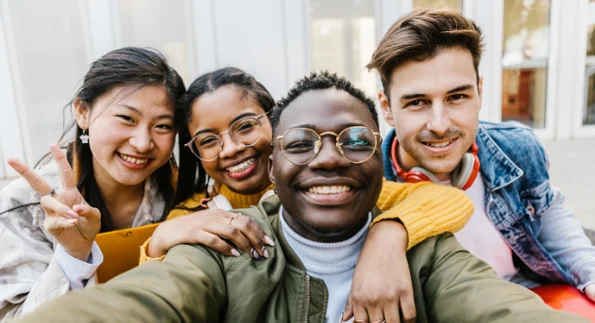
#> input picture CV-Lab/Lab-5/Res/people.webp, 595 x 323 px
$ python q4.py
#> lines starting #> are read from the running program, lines starting #| are printed output that depends on the picture
#> further down, image is the input picture: shape (323, 595, 3); mean B, G, R 139.1, 151.1, 164.2
import cv2
import numpy as np
import matplotlib.pyplot as plt


def extract_hog_features(image):
    # Convert the image to grayscale
    gray_image = cv2.cvtColor(image, cv2.COLOR_BGR2GRAY)
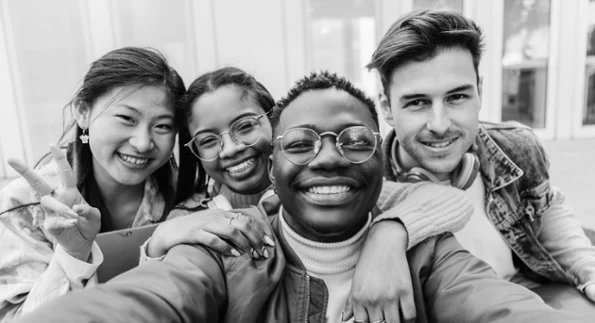
#> gray_image: shape (323, 595); min 0, max 253, mean 153.6

    # Set HOG parameters
    hog = cv2.HOGDescriptor()

    # Compute HOG features
    hog_features = hog.compute(gray_image)

    return hog_features, image


def visualize_hog(image, hog_features):
    # Display the image and HOG features
    plt.figure(figsize=(12, 6))

    # Display original image
    plt.subplot(1, 2, 1)
    plt.imshow(cv2.cvtColor(image, cv2.COLOR_BGR2RGB))
    plt.title("Original Image")
    plt.axis('off')

    # Display HOG features
    plt.subplot(1, 2, 2)
    plt.plot(hog_features, color='blue')
    plt.title("HOG Features")
    plt.xlabel("HOG Feature Index")
    plt.ylabel("Value")

    plt.tight_layout()
    plt.show()
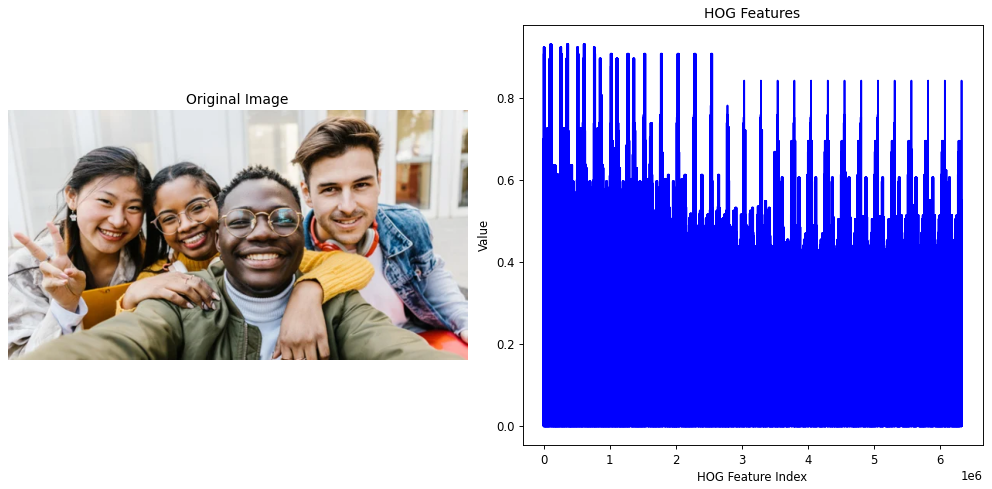
#> figure drawn by matplotlib, 2 panels; panel 2: curve peaks at x = 101623, y = 0.93


# Path to your image
image_path = 'Res/people.webp'  # Change to your image path

# Load the image
image = cv2.imread(image_path)
if image is None:
    print(f"Error loading image: {image_path}")

else:
    # Extract HOG features
    hog_features, resized_image = extract_hog_features(image)

    # Visualize HOG features
    visualize_hog(resized_image, hog_features)

$ run again, with CV-Lab/Lab-5/Res/chess.webp copied over CV-Lab/Lab-5/Res/people.webp
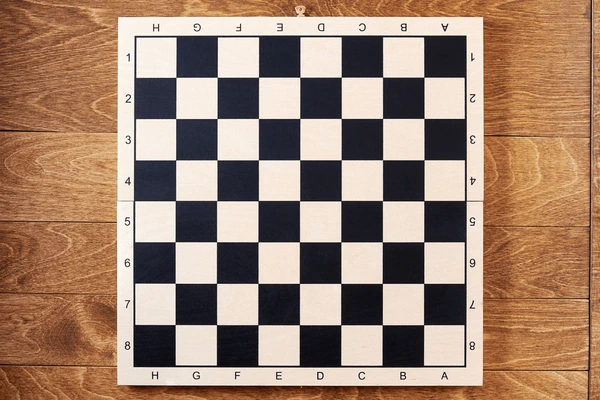
#> input picture CV-Lab/Lab-5/Res/chess.webp, 600 x 400 px
#> image is the input picture: shape (400, 600, 3); mean B, G, R 111.8, 131.3, 159.9
#> in extract_hog_features, `gray_image = cv2.cvtColor(image, cv2.COLOR_BGR2GRAY)`:
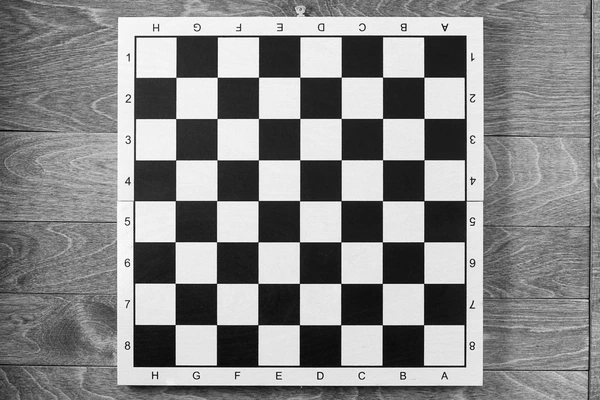
#> gray_image: shape (400, 600); min 0, max 255, mean 137.6
#> in visualize_hog, `plt.show()`:
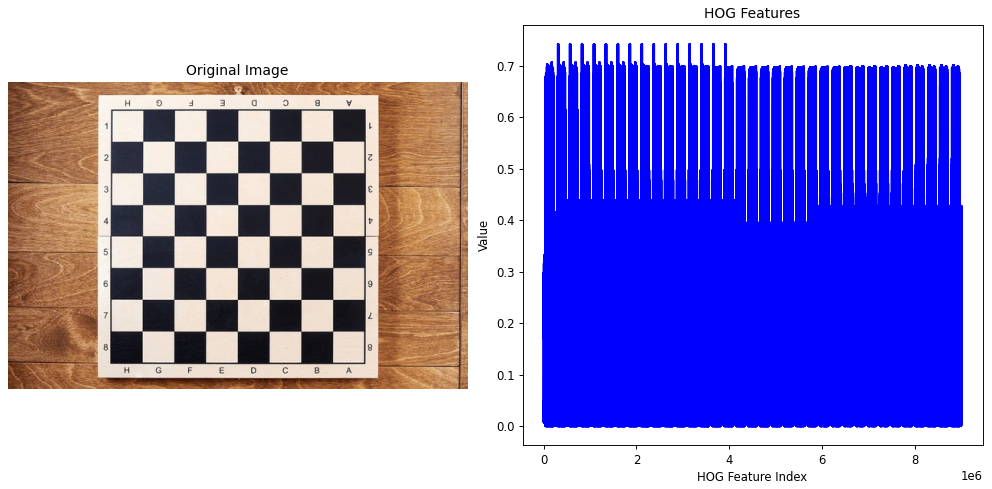
#> figure drawn by matplotlib, 2 panels; panel 2: curve peaks at x = 306148, y = 0.741
